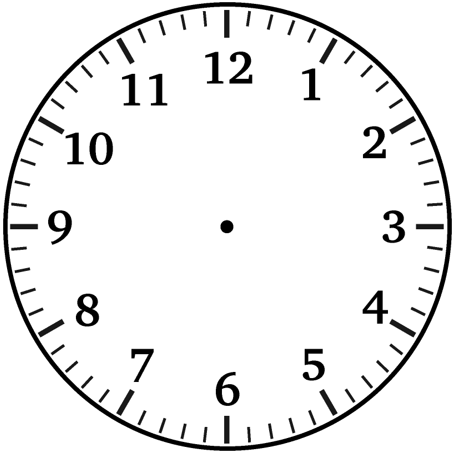
#> input picture src/clockface.png, 454 x 453 px
$ python imagegen.py
#> lines starting #> are read from the running program, lines starting #| are printed output that depends on the picture
# -*- coding: utf-8 -*-
"""
Created on Mon Apr  3 17:28:08 2023

@author: chris
"""

from PIL import Image

clockface = Image.open("src/clockface.png")
#> clockface is the input picture: PIL image 454x453 RGBA; mean R, G, B, A 236.9, 236.9, 236.9, 255
minutehand = Image.open("src/minutehand.png")
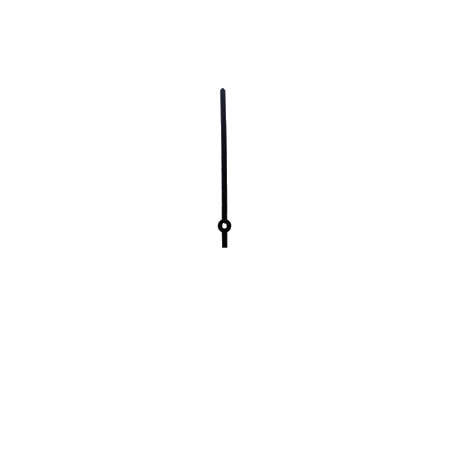
#> input picture src/minutehand.png, 453 x 453 px
#> minutehand is the input picture: PIL image 453x453 RGBA; mean R, G, B, A 0.3, 0.3, 0.3, 1.3
minutehand = minutehand.convert("RGBA")
hourhand = Image.open("src/hourhand.png")
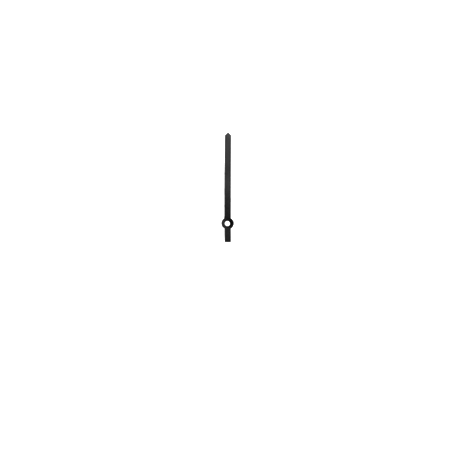
#> input picture src/hourhand.png, 453 x 453 px
#> hourhand is the input picture: PIL image 453x453 RGBA; mean R, G, B, A 0.3, 0.3, 0.3, 0.9
hourhand = hourhand.convert("RGBA")

# [66 lines left out: functions coinmosiac, big_mosiac, clockgen, not called in this run]
